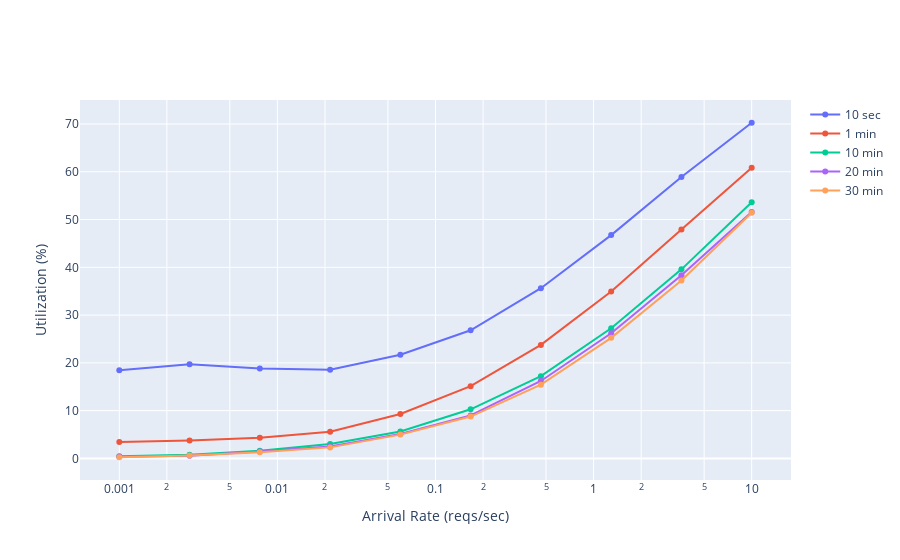

The notebook cell this image was saved under:
### Code cell
plot_fig_for_col('utilization_percent', 'Utilization (%)')

### Figure 1 — Plotly figure (JSON) as saved in the notebook; plotly's stock layout.template omitted (floating-point values rounded to 4 significant figures)
{"data": [{"mode": "markers+lines", "name": "10 sec", "type": "scatter", "x": [0.001, 0.002783, 0.007743, 0.02154, 0.05995, 0.1668, 0.4642, 1.292, 3.594, 10], "y": [18.47, 19.7, 18.84, 18.55, 21.71, 26.82, 35.63, 46.74, 58.92, 70.26]}, {"mode": "markers+lines", "name": "1 min", "type": "scatter", "x": [0.001, 0.002783, 0.007743, 0.02154, 0.05995, 0.1668, 0.4642, 1.292, 3.594, 10], "y": [3.461, 3.727, 4.301, 5.6, 9.301, 15.11, 23.76, 34.93, 47.91, 60.85]}, {"mode": "markers+lines", "name": "10 min", "type": "scatter", "x": [0.001, 0.002783, 0.007743, 0.02154, 0.05995, 0.1668, 0.4642, 1.292, 3.594, 10], "y": [0.4324, 0.7509, 1.605, 3.024, 5.649, 10.28, 17.21, 27.24, 39.58, 53.62]}, {"mode": "markers+lines", "name": "20 min", "type": "scatter", "x": [0.001, 0.002783, 0.007743, 0.02154, 0.05995, 0.1668, 0.4642, 1.292, 3.594, 10], "y": [0.3425, 0.5494, 1.435, 2.477, 5.113, 9.004, 16.21, 26.2, 38.35, 51.58]}, {"mode": "markers+lines", "name": "30 min", "type": "scatter", "x": [0.001, 0.002783, 0.007743, 0.02154, 0.05995, 0.1668, 0.4642, 1.292, 3.594, 10], "y": [0.2443, 0.6099, 1.27, 2.311, 4.981, 8.755, 15.43, 25.24, 37.26, 51.41]}], "layout": {"xaxis": {"title": {"text": "Arrival Rate (reqs/sec)"}, "type": "log"}, "yaxis": {"title": {"text": "Utilization (%)"}}}}
